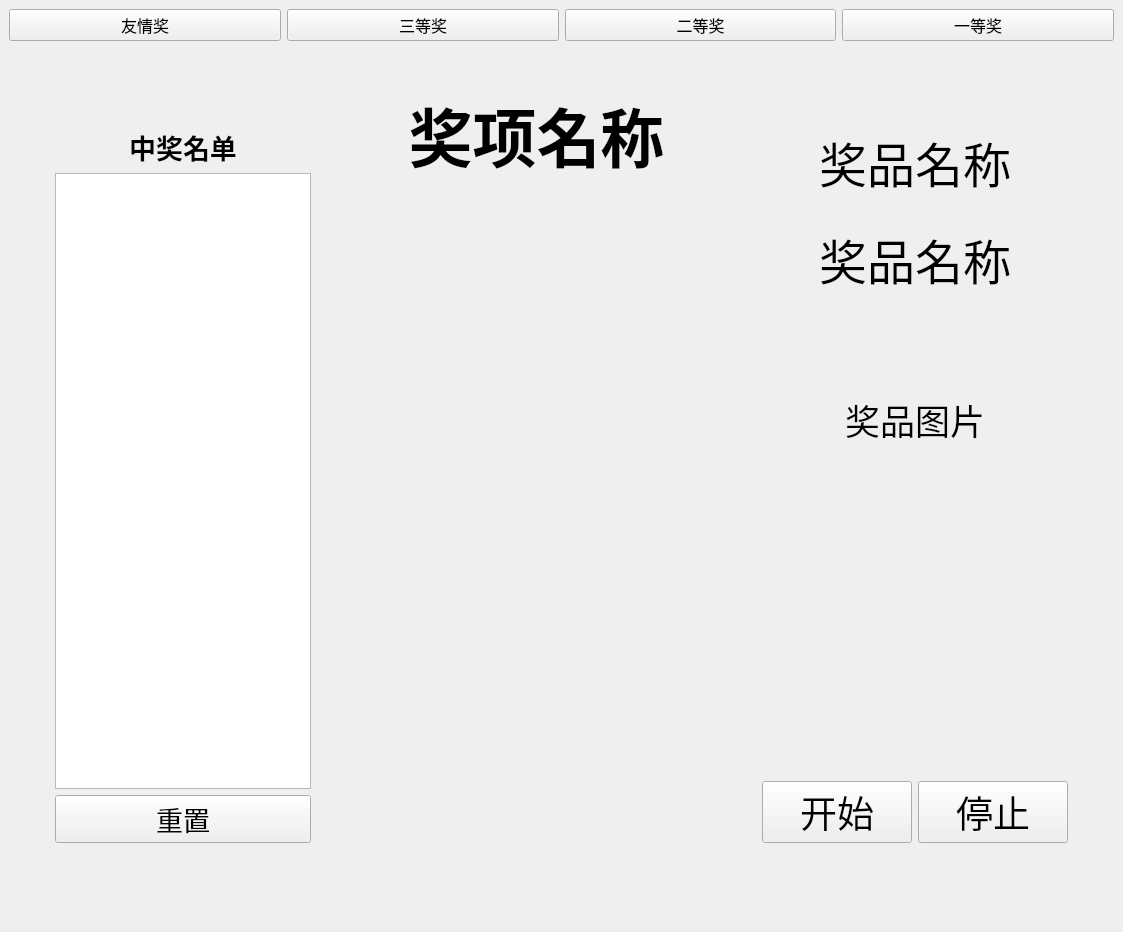
<?xml version="1.0" encoding="UTF-8"?>
<ui version="4.0">
 <class>MainWindow</class>
 <widget class="QMainWindow" name="MainWindow">
  <property name="geometry">
   <rect>
    <x>0</x>
    <y>0</y>
    <width>1123</width>
    <height>932</height>
   </rect>
  </property>
  <property name="windowTitle">
   <string>抽奖</string>
  </property>
  <widget class="QWidget" name="centralwidget">
   <layout class="QGridLayout" name="gridLayout_2" columnstretch="0,0,0,0,0">
    <property name="sizeConstraint">
     <enum>QLayout::SetDefaultConstraint</enum>
    </property>
    <item row="2" column="1" rowspan="2">
     <layout class="QVBoxLayout" name="verticalLayout">
      <item>
       <spacer name="verticalSpacer_3">
        <property name="orientation">
         <enum>Qt::Vertical</enum>
        </property>
        <property name="sizeType">
         <enum>QSizePolicy::Fixed</enum>
        </property>
        <property name="sizeHint" stdset="0">
         <size>
          <width>20</width>
          <height>40</height>
         </size>
        </property>
       </spacer>
      </item>
      <item>
       <widget class="DisplayLabel" name="lbl_temp">
        <property name="sizePolicy">
         <sizepolicy hsizetype="Minimum" vsizetype="Preferred">
          <horstretch>0</horstretch>
          <verstretch>0</verstretch>
         </sizepolicy>
        </property>
        <property name="font">
         <font>
          <family>微软雅黑</family>
          <pointsize>20</pointsize>
          <weight>75</weight>
          <bold>true</bold>
         </font>
        </property>
        <property name="text">
         <string>中奖名单</string>
        </property>
        <property name="alignment">
         <set>Qt::AlignCenter</set>
        </property>
       </widget>
      </item>
      <item>
       <widget class="PlainTextEdit" name="pt_list">
        <property name="sizePolicy">
         <sizepolicy hsizetype="Minimum" vsizetype="Expanding">
          <horstretch>0</horstretch>
          <verstretch>0</verstretch>
         </sizepolicy>
        </property>
        <property name="font">
         <font>
          <family>微软雅黑</family>
          <pointsize>16</pointsize>
         </font>
        </property>
        <property name="readOnly">
         <bool>true</bool>
        </property>
       </widget>
      </item>
      <item>
       <widget class="PushButton" name="pb_reset">
        <property name="sizePolicy">
         <sizepolicy hsizetype="Minimum" vsizetype="Minimum">
          <horstretch>0</horstretch>
          <verstretch>0</verstretch>
         </sizepolicy>
        </property>
        <property name="minimumSize">
         <size>
          <width>150</width>
          <height>30</height>
         </size>
        </property>
        <property name="maximumSize">
         <size>
          <width>65535</width>
          <height>65535</height>
         </size>
        </property>
        <property name="font">
         <font>
          <family>微软雅黑</family>
          <pointsize>20</pointsize>
         </font>
        </property>
        <property name="text">
         <string>重置</string>
        </property>
       </widget>
      </item>
     </layout>
    </item>
    <item row="3" column="2">
     <layout class="QGridLayout" name="gridLayout">
      <item row="3" column="3">
       <widget class="DisplayLabel" name="lbl_9">
        <property name="sizePolicy">
         <sizepolicy hsizetype="Preferred" vsizetype="Expanding">
          <horstretch>0</horstretch>
          <verstretch>0</verstretch>
         </sizepolicy>
        </property>
        <property name="font">
         <font>
          <family>微软雅黑</family>
          <pointsize>72</pointsize>
          <weight>75</weight>
          <bold>true</bold>
         </font>
        </property>
        <property name="text">
         <string/>
        </property>
        <property name="alignment">
         <set>Qt::AlignCenter</set>
        </property>
       </widget>
      </item>
      <item row="0" column="1">
       <widget class="DisplayLabel" name="lbl_13">
        <property name="sizePolicy">
         <sizepolicy hsizetype="Minimum" vsizetype="Minimum">
          <horstretch>0</horstretch>
          <verstretch>0</verstretch>
         </sizepolicy>
        </property>
        <property name="font">
         <font>
          <family>汉仪综艺体简</family>
          <pointsize>20</pointsize>
         </font>
        </property>
        <property name="text">
         <string/>
        </property>
        <property name="alignment">
         <set>Qt::AlignCenter</set>
        </property>
       </widget>
      </item>
      <item row="4" column="1">
       <widget class="DisplayLabel" name="lbl_10">
        <property name="sizePolicy">
         <sizepolicy hsizetype="Preferred" vsizetype="Expanding">
          <horstretch>0</horstretch>
          <verstretch>0</verstretch>
         </sizepolicy>
        </property>
        <property name="font">
         <font>
          <family>微软雅黑</family>
          <pointsize>72</pointsize>
          <weight>75</weight>
          <bold>true</bold>
         </font>
        </property>
        <property name="text">
         <string/>
        </property>
        <property name="alignment">
         <set>Qt::AlignCenter</set>
        </property>
       </widget>
      </item>
      <item row="4" column="2">
       <widget class="DisplayLabel" name="lbl_11">
        <property name="sizePolicy">
         <sizepolicy hsizetype="Preferred" vsizetype="Expanding">
          <horstretch>0</horstretch>
          <verstretch>0</verstretch>
         </sizepolicy>
        </property>
        <property name="font">
         <font>
          <family>微软雅黑</family>
          <pointsize>72</pointsize>
          <weight>75</weight>
          <bold>true</bold>
         </font>
        </property>
        <property name="text">
         <string/>
        </property>
        <property name="alignment">
         <set>Qt::AlignCenter</set>
        </property>
       </widget>
      </item>
      <item row="3" column="1">
       <widget class="DisplayLabel" name="lbl_7">
        <property name="sizePolicy">
         <sizepolicy hsizetype="Preferred" vsizetype="Expanding">
          <horstretch>0</horstretch>
          <verstretch>0</verstretch>
         </sizepolicy>
        </property>
        <property name="font">
         <font>
          <family>微软雅黑</family>
          <pointsize>72</pointsize>
          <weight>75</weight>
          <bold>true</bold>
         </font>
        </property>
        <property name="text">
         <string/>
        </property>
        <property name="alignment">
         <set>Qt::AlignCenter</set>
        </property>
       </widget>
      </item>
      <item row="1" column="1">
       <widget class="DisplayLabel" name="lbl_1">
        <property name="sizePolicy">
         <sizepolicy hsizetype="Preferred" vsizetype="Expanding">
          <horstretch>0</horstretch>
          <verstretch>0</verstretch>
         </sizepolicy>
        </property>
        <property name="font">
         <font>
          <family>微软雅黑</family>
          <pointsize>72</pointsize>
          <weight>75</weight>
          <bold>true</bold>
         </font>
        </property>
        <property name="text">
         <string/>
        </property>
        <property name="alignment">
         <set>Qt::AlignCenter</set>
        </property>
       </widget>
      </item>
      <item row="1" column="4">
       <widget class="DisplayLabel" name="lbl_15">
        <property name="sizePolicy">
         <sizepolicy hsizetype="Minimum" vsizetype="Minimum">
          <horstretch>0</horstretch>
          <verstretch>0</verstretch>
         </sizepolicy>
        </property>
        <property name="font">
         <font>
          <family>汉仪综艺体简</family>
          <pointsize>20</pointsize>
         </font>
        </property>
        <property name="text">
         <string/>
        </property>
        <property name="alignment">
         <set>Qt::AlignCenter</set>
        </property>
       </widget>
      </item>
      <item row="4" column="3">
       <widget class="DisplayLabel" name="lbl_12">
        <property name="sizePolicy">
         <sizepolicy hsizetype="Preferred" vsizetype="Expanding">
          <horstretch>0</horstretch>
          <verstretch>0</verstretch>
         </sizepolicy>
        </property>
        <property name="font">
         <font>
          <family>微软雅黑</family>
          <pointsize>72</pointsize>
          <weight>75</weight>
          <bold>true</bold>
         </font>
        </property>
        <property name="text">
         <string/>
        </property>
        <property name="alignment">
         <set>Qt::AlignCenter</set>
        </property>
       </widget>
      </item>
      <item row="1" column="3">
       <widget class="DisplayLabel" name="lbl_3">
        <property name="sizePolicy">
         <sizepolicy hsizetype="Preferred" vsizetype="Expanding">
          <horstretch>0</horstretch>
          <verstretch>0</verstretch>
         </sizepolicy>
        </property>
        <property name="font">
         <font>
          <family>微软雅黑</family>
          <pointsize>72</pointsize>
          <weight>75</weight>
          <bold>true</bold>
         </font>
        </property>
        <property name="text">
         <string/>
        </property>
        <property name="alignment">
         <set>Qt::AlignCenter</set>
        </property>
       </widget>
      </item>
      <item row="1" column="0">
       <widget class="DisplayLabel" name="lbl_14">
        <property name="sizePolicy">
         <sizepolicy hsizetype="Minimum" vsizetype="Minimum">
          <horstretch>0</horstretch>
          <verstretch>0</verstretch>
         </sizepolicy>
        </property>
        <property name="font">
         <font>
          <family>汉仪综艺体简</family>
          <pointsize>20</pointsize>
         </font>
        </property>
        <property name="text">
         <string/>
        </property>
        <property name="alignment">
         <set>Qt::AlignCenter</set>
        </property>
       </widget>
      </item>
      <item row="2" column="2">
       <widget class="DisplayLabel" name="lbl_5">
        <property name="sizePolicy">
         <sizepolicy hsizetype="Preferred" vsizetype="Expanding">
          <horstretch>0</horstretch>
          <verstretch>0</verstretch>
         </sizepolicy>
        </property>
        <property name="font">
         <font>
          <family>微软雅黑</family>
          <pointsize>72</pointsize>
          <weight>75</weight>
          <bold>true</bold>
         </font>
        </property>
        <property name="text">
         <string/>
        </property>
        <property name="alignment">
         <set>Qt::AlignCenter</set>
        </property>
       </widget>
      </item>
      <item row="1" column="2">
       <widget class="DisplayLabel" name="lbl_2">
        <property name="sizePolicy">
         <sizepolicy hsizetype="Preferred" vsizetype="Expanding">
          <horstretch>0</horstretch>
          <verstretch>0</verstretch>
         </sizepolicy>
        </property>
        <property name="font">
         <font>
          <family>微软雅黑</family>
          <pointsize>72</pointsize>
          <weight>75</weight>
          <bold>true</bold>
         </font>
        </property>
        <property name="text">
         <string/>
        </property>
        <property name="alignment">
         <set>Qt::AlignCenter</set>
        </property>
       </widget>
      </item>
      <item row="2" column="3">
       <widget class="DisplayLabel" name="lbl_6">
        <property name="sizePolicy">
         <sizepolicy hsizetype="Preferred" vsizetype="Expanding">
          <horstretch>0</horstretch>
          <verstretch>0</verstretch>
         </sizepolicy>
        </property>
        <property name="font">
         <font>
          <family>微软雅黑</family>
          <pointsize>72</pointsize>
          <weight>75</weight>
          <bold>true</bold>
         </font>
        </property>
        <property name="text">
         <string/>
        </property>
        <property name="alignment">
         <set>Qt::AlignCenter</set>
        </property>
       </widget>
      </item>
      <item row="2" column="1">
       <widget class="DisplayLabel" name="lbl_4">
        <property name="sizePolicy">
         <sizepolicy hsizetype="Preferred" vsizetype="Expanding">
          <horstretch>0</horstretch>
          <verstretch>0</verstretch>
         </sizepolicy>
        </property>
        <property name="font">
         <font>
          <family>微软雅黑</family>
          <pointsize>72</pointsize>
          <weight>75</weight>
          <bold>true</bold>
         </font>
        </property>
        <property name="text">
         <string/>
        </property>
        <property name="alignment">
         <set>Qt::AlignCenter</set>
        </property>
       </widget>
      </item>
      <item row="3" column="2">
       <widget class="DisplayLabel" name="lbl_8">
        <property name="sizePolicy">
         <sizepolicy hsizetype="Preferred" vsizetype="Expanding">
          <horstretch>0</horstretch>
          <verstretch>0</verstretch>
         </sizepolicy>
        </property>
        <property name="font">
         <font>
          <family>微软雅黑</family>
          <pointsize>72</pointsize>
          <weight>75</weight>
          <bold>true</bold>
         </font>
        </property>
        <property name="text">
         <string/>
        </property>
        <property name="alignment">
         <set>Qt::AlignCenter</set>
        </property>
       </widget>
      </item>
      <item row="5" column="2">
       <widget class="DisplayLabel" name="lbl_16">
        <property name="sizePolicy">
         <sizepolicy hsizetype="Minimum" vsizetype="Minimum">
          <horstretch>0</horstretch>
          <verstretch>0</verstretch>
         </sizepolicy>
        </property>
        <property name="font">
         <font>
          <family>汉仪综艺体简</family>
          <pointsize>20</pointsize>
         </font>
        </property>
        <property name="text">
         <string/>
        </property>
        <property name="alignment">
         <set>Qt::AlignCenter</set>
        </property>
       </widget>
      </item>
     </layout>
    </item>
    <item row="2" column="3" rowspan="2">
     <layout class="QVBoxLayout" name="verticalLayout_2">
      <item>
       <spacer name="verticalSpacer_2">
        <property name="orientation">
         <enum>Qt::Vertical</enum>
        </property>
        <property name="sizeType">
         <enum>QSizePolicy::Fixed</enum>
        </property>
        <property name="sizeHint" stdset="0">
         <size>
          <width>20</width>
          <height>40</height>
         </size>
        </property>
       </spacer>
      </item>
      <item>
       <widget class="DisplayLabel" name="lbl_prize_name">
        <property name="sizePolicy">
         <sizepolicy hsizetype="Minimum" vsizetype="Minimum">
          <horstretch>0</horstretch>
          <verstretch>0</verstretch>
         </sizepolicy>
        </property>
        <property name="font">
         <font>
          <family>微软雅黑</family>
          <pointsize>36</pointsize>
         </font>
        </property>
        <property name="text">
         <string>奖品名称</string>
        </property>
        <property name="alignment">
         <set>Qt::AlignCenter</set>
        </property>
       </widget>
      </item>
      <item>
       <spacer name="verticalSpacer_4">
        <property name="orientation">
         <enum>Qt::Vertical</enum>
        </property>
        <property name="sizeType">
         <enum>QSizePolicy::Fixed</enum>
        </property>
        <property name="sizeHint" stdset="0">
         <size>
          <width>20</width>
          <height>20</height>
         </size>
        </property>
       </spacer>
      </item>
      <item>
       <widget class="DisplayLabel" name="lbl_prize_name_2">
        <property name="sizePolicy">
         <sizepolicy hsizetype="Minimum" vsizetype="Minimum">
          <horstretch>0</horstretch>
          <verstretch>0</verstretch>
         </sizepolicy>
        </property>
        <property name="font">
         <font>
          <family>微软雅黑</family>
          <pointsize>36</pointsize>
         </font>
        </property>
        <property name="text">
         <string>奖品名称</string>
        </property>
        <property name="alignment">
         <set>Qt::AlignCenter</set>
        </property>
       </widget>
      </item>
      <item>
       <widget class="QLabel" name="lbl_prize_pic">
        <property name="sizePolicy">
         <sizepolicy hsizetype="Minimum" vsizetype="Expanding">
          <horstretch>0</horstretch>
          <verstretch>0</verstretch>
         </sizepolicy>
        </property>
        <property name="font">
         <font>
          <family>微软雅黑</family>
          <pointsize>26</pointsize>
         </font>
        </property>
        <property name="text">
         <string>奖品图片</string>
        </property>
        <property name="alignment">
         <set>Qt::AlignCenter</set>
        </property>
       </widget>
      </item>
      <item>
       <spacer name="verticalSpacer">
        <property name="orientation">
         <enum>Qt::Vertical</enum>
        </property>
        <property name="sizeHint" stdset="0">
         <size>
          <width>20</width>
          <height>40</height>
         </size>
        </property>
       </spacer>
      </item>
      <item>
       <layout class="QHBoxLayout" name="horizontalLayout_2">
        <item>
         <widget class="PushButton" name="pb_start">
          <property name="sizePolicy">
           <sizepolicy hsizetype="Minimum" vsizetype="Preferred">
            <horstretch>0</horstretch>
            <verstretch>0</verstretch>
           </sizepolicy>
          </property>
          <property name="minimumSize">
           <size>
            <width>150</width>
            <height>30</height>
           </size>
          </property>
          <property name="maximumSize">
           <size>
            <width>65535</width>
            <height>65535</height>
           </size>
          </property>
          <property name="font">
           <font>
            <family>微软雅黑</family>
            <pointsize>28</pointsize>
           </font>
          </property>
          <property name="text">
           <string>开始</string>
          </property>
         </widget>
        </item>
        <item>
         <widget class="PushButton" name="pb_stop">
          <property name="sizePolicy">
           <sizepolicy hsizetype="Minimum" vsizetype="Preferred">
            <horstretch>0</horstretch>
            <verstretch>0</verstretch>
           </sizepolicy>
          </property>
          <property name="minimumSize">
           <size>
            <width>150</width>
            <height>30</height>
           </size>
          </property>
          <property name="maximumSize">
           <size>
            <width>65535</width>
            <height>65535</height>
           </size>
          </property>
          <property name="font">
           <font>
            <family>微软雅黑</family>
            <pointsize>28</pointsize>
           </font>
          </property>
          <property name="text">
           <string>停止</string>
          </property>
         </widget>
        </item>
       </layout>
      </item>
     </layout>
    </item>
    <item row="2" column="0">
     <spacer name="horizontalSpacer_5">
      <property name="orientation">
       <enum>Qt::Horizontal</enum>
      </property>
      <property name="sizeType">
       <enum>QSizePolicy::Fixed</enum>
      </property>
      <property name="sizeHint" stdset="0">
       <size>
        <width>40</width>
        <height>20</height>
       </size>
      </property>
     </spacer>
    </item>
    <item row="2" column="4">
     <spacer name="horizontalSpacer_4">
      <property name="orientation">
       <enum>Qt::Horizontal</enum>
      </property>
      <property name="sizeType">
       <enum>QSizePolicy::Fixed</enum>
      </property>
      <property name="sizeHint" stdset="0">
       <size>
        <width>40</width>
        <height>20</height>
       </size>
      </property>
     </spacer>
    </item>
    <item row="1" column="0">
     <spacer name="verticalSpacer_5">
      <property name="orientation">
       <enum>Qt::Vertical</enum>
      </property>
      <property name="sizeType">
       <enum>QSizePolicy::Fixed</enum>
      </property>
      <property name="sizeHint" stdset="0">
       <size>
        <width>20</width>
        <height>40</height>
       </size>
      </property>
     </spacer>
    </item>
    <item row="4" column="0">
     <spacer name="verticalSpacer_6">
      <property name="orientation">
       <enum>Qt::Vertical</enum>
      </property>
      <property name="sizeType">
       <enum>QSizePolicy::Fixed</enum>
      </property>
      <property name="sizeHint" stdset="0">
       <size>
        <width>20</width>
        <height>80</height>
       </size>
      </property>
     </spacer>
    </item>
    <item row="2" column="2">
     <widget class="DisplayLabel" name="lbl_awards_level">
      <property name="sizePolicy">
       <sizepolicy hsizetype="Expanding" vsizetype="Minimum">
        <horstretch>0</horstretch>
        <verstretch>0</verstretch>
       </sizepolicy>
      </property>
      <property name="font">
       <font>
        <family>微软雅黑</family>
        <pointsize>48</pointsize>
        <weight>75</weight>
        <bold>true</bold>
       </font>
      </property>
      <property name="text">
       <string>奖项名称</string>
      </property>
      <property name="alignment">
       <set>Qt::AlignCenter</set>
      </property>
     </widget>
    </item>
    <item row="0" column="0" colspan="5">
     <layout class="QHBoxLayout" name="horizontalLayout">
      <item>
       <widget class="PushButton" name="pb_1">
        <property name="sizePolicy">
         <sizepolicy hsizetype="Minimum" vsizetype="Minimum">
          <horstretch>0</horstretch>
          <verstretch>0</verstretch>
         </sizepolicy>
        </property>
        <property name="minimumSize">
         <size>
          <width>150</width>
          <height>30</height>
         </size>
        </property>
        <property name="maximumSize">
         <size>
          <width>65535</width>
          <height>65535</height>
         </size>
        </property>
        <property name="font">
         <font>
          <pointsize>12</pointsize>
         </font>
        </property>
        <property name="text">
         <string>友情奖</string>
        </property>
       </widget>
      </item>
      <item>
       <widget class="PushButton" name="pb_2">
        <property name="sizePolicy">
         <sizepolicy hsizetype="Minimum" vsizetype="Minimum">
          <horstretch>0</horstretch>
          <verstretch>0</verstretch>
         </sizepolicy>
        </property>
        <property name="minimumSize">
         <size>
          <width>150</width>
          <height>30</height>
         </size>
        </property>
        <property name="maximumSize">
         <size>
          <width>65535</width>
          <height>65535</height>
         </size>
        </property>
        <property name="font">
         <font>
          <pointsize>12</pointsize>
         </font>
        </property>
        <property name="text">
         <string>三等奖</string>
        </property>
       </widget>
      </item>
      <item>
       <widget class="PushButton" name="pb_3">
        <property name="sizePolicy">
         <sizepolicy hsizetype="Minimum" vsizetype="Minimum">
          <horstretch>0</horstretch>
          <verstretch>0</verstretch>
         </sizepolicy>
        </property>
        <property name="minimumSize">
         <size>
          <width>150</width>
          <height>30</height>
         </size>
        </property>
        <property name="maximumSize">
         <size>
          <width>65535</width>
          <height>65535</height>
         </size>
        </property>
        <property name="font">
         <font>
          <pointsize>12</pointsize>
         </font>
        </property>
        <property name="text">
         <string>二等奖</string>
        </property>
       </widget>
      </item>
      <item>
       <widget class="PushButton" name="pb_4">
        <property name="sizePolicy">
         <sizepolicy hsizetype="Minimum" vsizetype="Minimum">
          <horstretch>0</horstretch>
          <verstretch>0</verstretch>
         </sizepolicy>
        </property>
        <property name="minimumSize">
         <size>
          <width>150</width>
          <height>30</height>
         </size>
        </property>
        <property name="maximumSize">
         <size>
          <width>65535</width>
          <height>65535</height>
         </size>
        </property>
        <property name="font">
         <font>
          <pointsize>12</pointsize>
         </font>
        </property>
        <property name="text">
         <string>一等奖</string>
        </property>
       </widget>
      </item>
     </layout>
    </item>
   </layout>
  </widget>
  <action name="action_about">
   <property name="text">
    <string>关于...</string>
   </property>
   <property name="font">
    <font>
     <pointsize>12</pointsize>
    </font>
   </property>
  </action>
  <action name="action_open">
   <property name="text">
    <string>打开...</string>
   </property>
   <property name="font">
    <font>
     <pointsize>12</pointsize>
    </font>
   </property>
  </action>
  <action name="action_check_update">
   <property name="text">
    <string>检查更新</string>
   </property>
   <property name="font">
    <font>
     <pointsize>12</pointsize>
    </font>
   </property>
  </action>
  <action name="action_register">
   <property name="text">
    <string>注册...</string>
   </property>
   <property name="font">
    <font>
     <pointsize>12</pointsize>
    </font>
   </property>
  </action>
 </widget>
 <customwidgets>
  <customwidget>
   <class>PushButton</class>
   <extends>QPushButton</extends>
   <header>qfluentwidgets</header>
  </customwidget>
  <customwidget>
   <class>PlainTextEdit</class>
   <extends>QPlainTextEdit</extends>
   <header>qfluentwidgets</header>
  </customwidget>
  <customwidget>
   <class>DisplayLabel</class>
   <extends>QLabel</extends>
   <header>qfluentwidgets</header>
  </customwidget>
 </customwidgets>
 <resources/>
 <connections/>
</ui>
